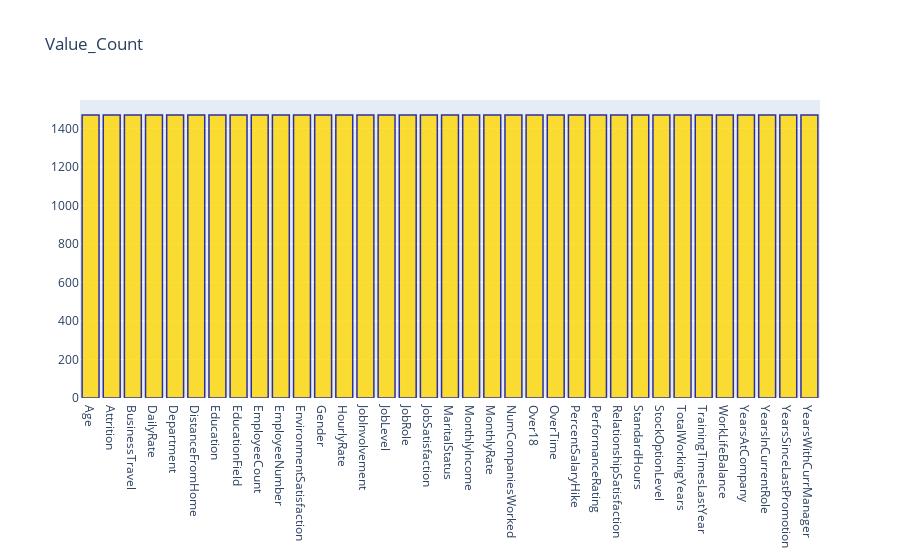

Notebook code cell kept with this figure:
### Code cell
value_count = pd.DataFrame(len(df['Attrition']) - df.isnull().sum(), columns = ['Count'])

trace = go.Bar(x = value_count.index, y = value_count['Count'] ,opacity = 0.8, marker=dict(color = 'gold', line=dict(color='darkblue',width=1.5)))

layout = dict(title = "Value_Count")
                    
fig = dict(data = [trace], layout=layout)
py.iplot(fig)

### Figure 1 — Plotly figure (JSON) as saved in the notebook; plotly's stock layout.template omitted (floating-point values rounded to 4 significant figures)
{"data": [{"marker": {"color": "gold", "line": {"color": "darkblue", "width": 1.5}}, "opacity": 0.8, "type": "bar", "x": ["Age", "Attrition", "BusinessTravel", "DailyRate", "Department", "DistanceFromHome", "Education", "EducationField", "EmployeeCount", "EmployeeNumber", "EnvironmentSatisfaction", "Gender", "HourlyRate", "JobInvolvement", "JobLevel", "JobRole", "JobSatisfaction", "MaritalStatus", "MonthlyIncome", "MonthlyRate", "NumCompaniesWorked", "Over18", "OverTime", "PercentSalaryHike", "PerformanceRating", "RelationshipSatisfaction", "StandardHours", "StockOptionLevel", "TotalWorkingYears", "TrainingTimesLastYear", "WorkLifeBalance", "YearsAtCompany", "YearsInCurrentRole", "YearsSinceLastPromotion", "YearsWithCurrManager"], "y": [1470, 1470, 1470, 1470, 1470, 1470, 1470, 1470, 1470, 1470, 1470, 1470, 1470, 1470, 1470, 1470, 1470, 1470, 1470, 1470, 1470, 1470, 1470, 1470, 1470, 1470, 1470, 1470, 1470, 1470, 1470, 1470, 1470, 1470, 1470]}], "layout": {"autosize": true, "title": {"text": "Value_Count"}, "xaxis": {"autorange": true, "range": [-0.5, 34.5], "type": "category"}, "yaxis": {"autorange": true, "range": [0, 1547.0], "type": "linear"}}}
